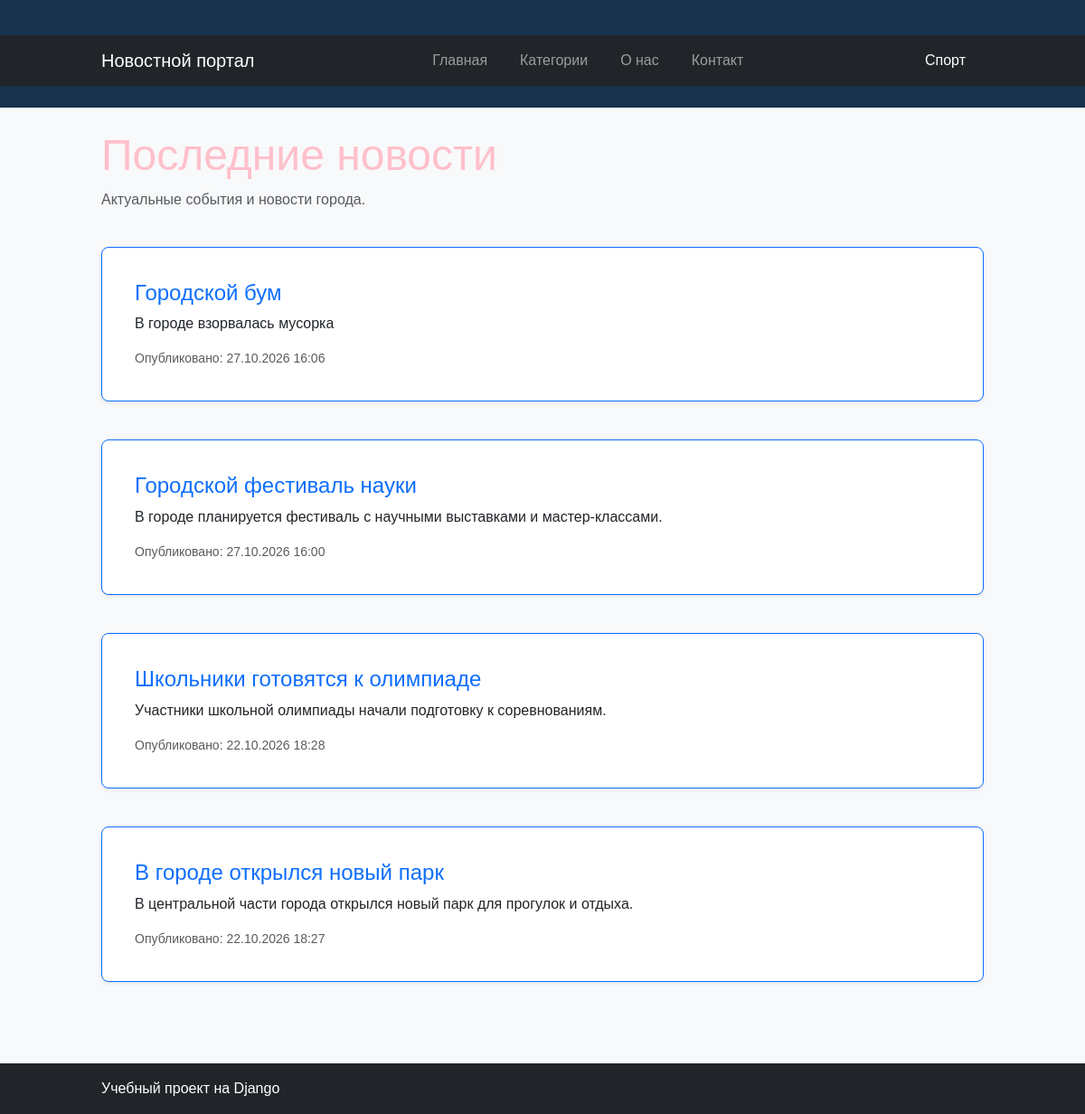
The app's page /, older data.
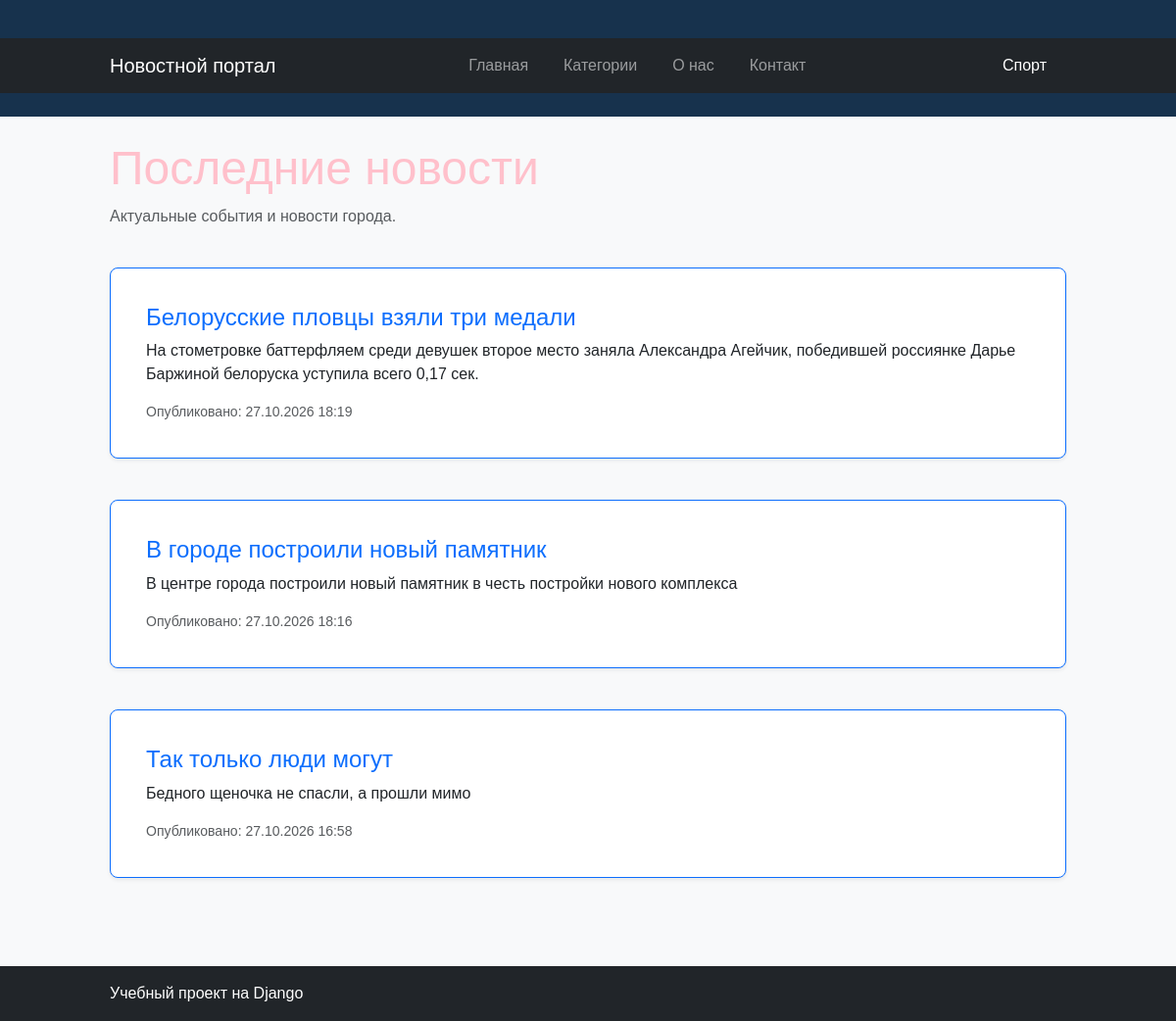
The same page, newer data.
### news/models.py (models this page shows, shortened)
class Article(models.Model):
    title = models.CharField(
        max_length=200,
        verbose_name="Заголовок",
    )
    content = models.TextField(
        verbose_name="Текст новости",
    )
    created_at = models.DateTimeField(
        auto_now_add=True,
        verbose_name="Дата создания",
    )
    is_published = models.BooleanField(
        default=False,
        verbose_name="Опубликована",
    )
    author = models.CharField(
        max_length=100,
        default="Редакция",
        verbose_name="Автор",
    )
    category = models.CharField(
        max_length=100,
        default="Общее",
        verbose_name="Категория",
    )

### news/views.py (the view)
# urls.py: path('', views.index, name='home'),
def index(request):
    articles = Article.objects.filter(
        is_published=True
    ).order_by("-created_at")
    context = {
        "articles": articles,
    }
    return render(
        request,
        "news/index.html",
        context,
    )

### news/templates/news/index.html (shortened to what this page needs)
{% extends "news/base.html" %}
{% block content %}
    <div class="row mb-4">
        <div class="col">
            <h1 class="display-5">
                Последние новости
            </h1>
            <p class="text-muted">
                Актуальные события и новости города.
            </p>
        </div>
    </div>
    <div class="row">
        {% for article in articles %}
            <div class="col-12 mb-4">
                <article class="card border-primary shadow-sm">
                    <div class="card-body">
                        <h2 class="card-title h4">
                            <a
                                href="{% url 'article_detail' article_id=article.id %}"
                                class="text-decoration-none"
                            >
                                {{ article.title }}
                            </a>
                        </h2>
                        <p class="card-text">
                            {{ article.content|truncatewords:30 }}
                        </p>
                        <p class="text-muted small mb-0">
                            Опубликовано:
                            {{ article.created_at|date:"d.m.Y H:i" }}
                        </p>
                    </div>
                </article>
            </div>
        {% empty %}
            <div class="col-12">
                <div class="alert alert-info">
                    Пока нет опубликованных новостей.
                </div>
            </div>
        {% endfor %}
    </div>
    {% endblock %}

Row changes from the older to the newer data that the page shows:
no longer on this page (row edited): Article: title "Городской бум", content "В городе взорвалась мусорка", created_at "27.10.2026 16:06"
no longer on this page (row edited): Article: title "Городской фестиваль науки", content "В городе планируется фестиваль с научными выставками и мастер-классами.", created_at "27.10.2026 16:00"
no longer on this page (row edited): Article: title "Школьники готовятся к олимпиаде", content "Участники школьной олимпиады начали подготовку к соревнованиям.", created_at "22.10.2026 18:28"
no longer on this page (row edited): Article: title "В городе открылся новый парк", content "В центральной части города открылся новый парк для прогулок и отдыха.", created_at "22.10.2026 18:27"
added Article: title "Белорусские пловцы взяли три медали", content "На стометровке баттерфляем среди девушек второе место заняла Александра Агейчик, победившей россиянке Дарье Баржиной белоруска уступила всего 0,17 сек.", created_at "27.10.2026 18:19"
added Article: title "В городе построили новый памятник", content "В центре города построили новый памятник в честь постройки нового комплекса", created_at "27.10.2026 18:16"
added Article: title "Так только люди могут", content "Бедного щеночка не спасли, а прошли мимо", created_at "27.10.2026 16:58"
